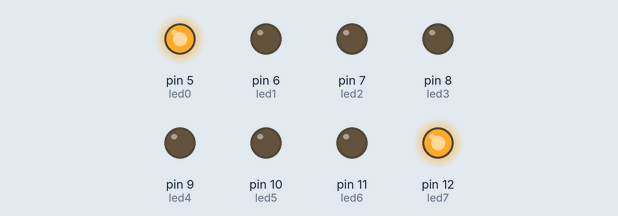
This sketch was run on a simulated Arduino Uno, built with avr-gcc and run on an emulated ATmega328P. On the bench: output pins drawn as LEDs (lit = HIGH).

Above: at 0.05 s.
At 0.55 s:
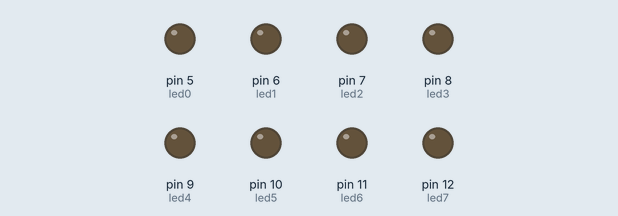
At 0.75 s:
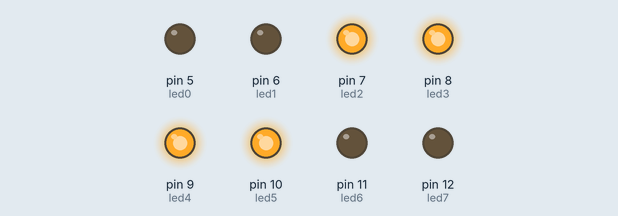
At 1.45 s:
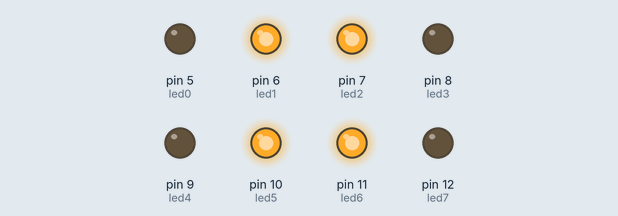
At 2.15 s:
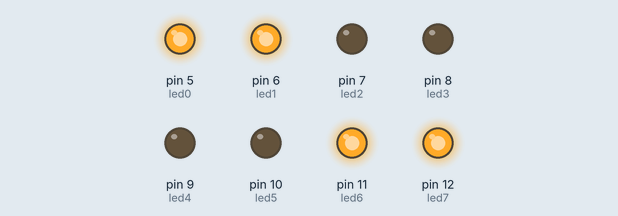
At 2.85 s:
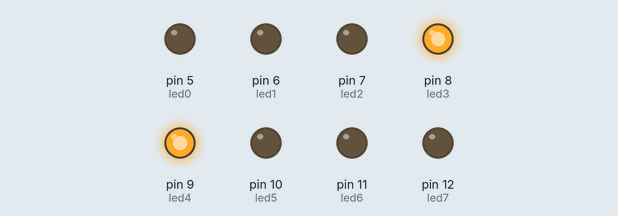
Timing chart, 0 to 3.1 s (numbered marks = the images above):
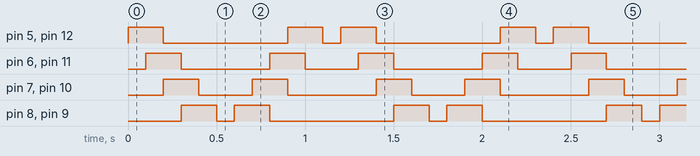

The sketch:

Programa_4.ino
```cpp
/**********************************************************************************
**                                                                               **
**                              Array de 8 LEDs                                  **
**                                                                               **
**                                                                               **
**********************************************************************************/

//********** Includes *************************************************************

//********** Variables ************************************************************
const int led0 = 5;          // donar nom al pin 5 de l’Arduino
const int led1 = 6;          // donar nom al pin 6 de l’Arduino
const int led2 = 7;          // donar nom al pin 7 de l’Arduino
const int led3 = 8;          // donar nom al pin 8 de l’Arduino
const int led4 = 9;          // donar nom al pin 9 de l’Arduino
const int led5 = 10;         // donar nom al pin 10 de l’Arduino
const int led6 = 11;         // donar nom al pin 11 de l’Arduino
const int led7 = 12;         // donar nom al pin 12 de l’Arduino
int A=100;
//********** Setup ****************************************************************

void setup()
{
  pinMode(led0, OUTPUT);     // definir el pin 5 com una sortida
  pinMode(led1, OUTPUT);     // definir el pin 6 com una sortida
  pinMode(led2, OUTPUT);     // definir el pin 7 com una sortida
  pinMode(led3, OUTPUT);     // definir el pin 8 com una sortida
  pinMode(led4, OUTPUT);     // definir el pin 9 com una sortida
  pinMode(led5, OUTPUT);     // definir el pin 10 com una sortida
  pinMode(led6, OUTPUT);     // definir el pin 11 com una sortida
  pinMode(led7, OUTPUT);     // definir el pin 12 com una sortida
}

//********** Loop *****************************************************************
void loop()
{
  digitalWrite(led0, HIGH);   // posar a 5V el pin 5
  digitalWrite(led1, LOW);    // posar a 0V el pin 6
  digitalWrite(led2, LOW);    // posar a 0V el pin 7
  digitalWrite(led3, LOW);    // posar a 0V el pin 8
  digitalWrite(led4, LOW);    // posar a 0V el pin 9
  digitalWrite(led5, LOW);    // posar a 0V el pin 10
  digitalWrite(led6, LOW);    // posar a 0V el pin 11
  digitalWrite(led7, HIGH);    // posar a 5V el pin 12

  delay(A);                  // es queden leds 100ms encesos

  digitalWrite(led0, HIGH);     // posar a 5V el pin 5
  digitalWrite(led1, HIGH);     // posar a 5V el pin 6
  digitalWrite(led2, LOW);     // posar a 0V el pin 7
  digitalWrite(led3, LOW);     // posar a 0V el pin 8
  digitalWrite(led4, LOW);     // posar a 0V el pin 9
  digitalWrite(led5, LOW);     // posar a 0V el pin 10
  digitalWrite(led6, HIGH);     // posar a 5V el pin 11
  digitalWrite(led7, HIGH);     // posar a 5V el pin 12

  delay(A);                  // es queden leds 100ms apagats

  digitalWrite(led0, LOW);    // posar a 0V el pin 5
  digitalWrite(led1, HIGH);    // posar a 5V el pin 6
  digitalWrite(led2, HIGH);    // posar a 5V el pin 7
  digitalWrite(led3, LOW);    // posar a 0V el pin 8
  digitalWrite(led4, LOW);    // posar a 0V el pin 9
  digitalWrite(led5, HIGH);    // posar a 5V el pin 10
  digitalWrite(led6, HIGH);    // posar a 5V el pin 11
  digitalWrite(led7, LOW);    // posar a  0V el pin 12

  delay(A);                  // es queden leds 100ms encesos

  digitalWrite(led0, LOW);     // posar a 0V el pin 5
  digitalWrite(led1, LOW);     // posar a 0V el pin 6
  digitalWrite(led2, HIGH);     // posar a 5V el pin 7
  digitalWrite(led3, HIGH);     // posar a 5V el pin 8
  digitalWrite(led4, HIGH);     // posar a 5V el pin 9
  digitalWrite(led5, HIGH);     // posar a 5V el pin 10
  digitalWrite(led6, LOW);     // posar a 0V el pin 11
  digitalWrite(led7, LOW);     // posar a 0V el pin 12

  delay(A);                  // es queden leds 100ms apagats
  digitalWrite(led0, LOW);    // posar a 0V el pin 5
  digitalWrite(led1, LOW);    // posar a 0V el pin 6
  digitalWrite(led2, LOW);    // posar a 0V el pin 7
  digitalWrite(led3, HIGH);    // posar a 5V el pin 8
  digitalWrite(led4, HIGH);    // posar a 5V el pin 9
  digitalWrite(led5, LOW);    // posar a 0V el pin 10
  digitalWrite(led6, LOW);    // posar a 0V el pin 11
  digitalWrite(led7, LOW);    // posar a 0V el pin 12

  delay(A);                  // es queden leds 100ms encesos

  digitalWrite(led0, LOW);     // posar a 0V el pin 5
  digitalWrite(led1, LOW);     // posar a 0V el pin 6
  digitalWrite(led2, LOW);     // posar a 0V el pin 7
  digitalWrite(led3, LOW);     // posar a 0V el pin 8
  digitalWrite(led4, LOW);     // posar a 0V el pin 9
  digitalWrite(led5, LOW);     // posar a 0V el pin 10
  digitalWrite(led6, LOW);     // posar a 0V el pin 11
  digitalWrite(led7, LOW);     // posar a 0V el pin 12

  delay(A);                  // es queden leds 100ms apagats

  digitalWrite(led0, LOW);    // posar a 0V el pin 5
  digitalWrite(led1, LOW);    // posar a 0V el pin 6
  digitalWrite(led2, LOW);    // posar a 0V el pin 7
  digitalWrite(led3, HIGH);    // posar a 5V el pin 8
  digitalWrite(led4, HIGH);    // posar a 5V el pin 9
  digitalWrite(led5, LOW);    // posar a 0V el pin 10
  digitalWrite(led6, LOW);    // posar a 0V el pin 11
  digitalWrite(led7, LOW);    // posar a 0V el pin 12

  delay(A);                  // es queden leds 100ms encesos

  digitalWrite(led0, LOW);     // posar a 0V el pin 5
  digitalWrite(led1, LOW);     // posar a 0V el pin 6
  digitalWrite(led2, HIGH);     // posar a 5V el pin 7
  digitalWrite(led3, HIGH);     // posar a 5V el pin 8
  digitalWrite(led4, HIGH);     // posar a 5V el pin 9
  digitalWrite(led5, HIGH);     // posar a 5V el pin 10
  digitalWrite(led6, LOW);     // posar a 0V el pin 11
  digitalWrite(led7, LOW);     // posar a 0V el pin 12

  delay(A);                  // es queden leds 100ms apagats

  digitalWrite(led0, LOW);    // posar a 0V el pin 5
  digitalWrite(led1, HIGH);    // posar a 5V el pin 6
  digitalWrite(led2, HIGH);    // posar a 5V el pin 7
  digitalWrite(led3, LOW);    // posar a 0V el pin 8
  digitalWrite(led4, LOW);    // posar a 0V el pin 9
  digitalWrite(led5, HIGH);    // posar a 5V el pin 10
  digitalWrite(led6, HIGH);    // posar a 5V el pin 11
  digitalWrite(led7, LOW);    // posar a 0V el pin 12

  delay(A);                  // es queden leds 100ms apagats

  digitalWrite(led0, HIGH);     // posar a 5V el pin 5
  digitalWrite(led1, HIGH);     // posar a 5V el pin 6
  digitalWrite(led2, LOW);     // posar a 0V el pin 7
  digitalWrite(led3, LOW);     // posar a 0V el pin 8
  digitalWrite(led4, LOW);     // posar a 0V el pin 9
  digitalWrite(led5, LOW);     // posar a 0V el pin 10
  digitalWrite(led6, HIGH);     // posar a 5V el pin 11
  digitalWrite(led7, HIGH);     // posar a 5V el pin 12

  delay(A);                  // es queden leds 100ms apagats

  digitalWrite(led0, HIGH);   // posar a 5V el pin 5
  digitalWrite(led1, LOW);    // posar a 0V el pin 6
  digitalWrite(led2, LOW);    // posar a 0V el pin 7
  digitalWrite(led3, LOW);    // posar a 0V el pin 8
  digitalWrite(led4, LOW);    // posar a 0V el pin 9
  digitalWrite(led5, LOW);    // posar a 0V el pin 10
  digitalWrite(led6, LOW);    // posar a 0V el pin 11
  digitalWrite(led7, HIGH);    // posar a 5V el pin 12

  delay(A);                  // es queden leds 100ms apagats

  digitalWrite(led0, LOW);     // posar a 0V el pin 5
  digitalWrite(led1, LOW);     // posar a 0V el pin 6
  digitalWrite(led2, LOW);     // posar a 0V el pin 7
  digitalWrite(led3, LOW);     // posar a 0V el pin 8
  digitalWrite(led4, LOW);     // posar a 0V el pin 9
  digitalWrite(led5, LOW);     // posar a 0V el pin 10
  digitalWrite(led6, LOW);     // posar a 0V el pin 11
  digitalWrite(led7, LOW);     // posar a 0V el pin 12

  delay(A);                  // es queden leds 100ms apagats
}

//********** Funcions *************************************************************
```

Measured:
- by itself, pin 5 (led0), pin 12 (led7): repeats every 1.2 s: LOW 0.70 s, HIGH 0.20 s, LOW 0.10 s, HIGH 0.20 s
- by itself, pin 6 (led1), pin 11 (led6): repeats every 1.2 s: LOW 0.50 s, HIGH 0.20 s, LOW 0.30 s, HIGH 0.20 s
- by itself, pin 7 (led2), pin 10 (led5): repeats every 1.2 s: LOW 0.30 s, HIGH 0.20 s, LOW 0.50 s, HIGH 0.20 s
- by itself, pin 8 (led3), pin 9 (led4): repeats every 1.2 s: LOW 0.10 s, HIGH 0.20 s, LOW 0.70 s, HIGH 0.20 s
